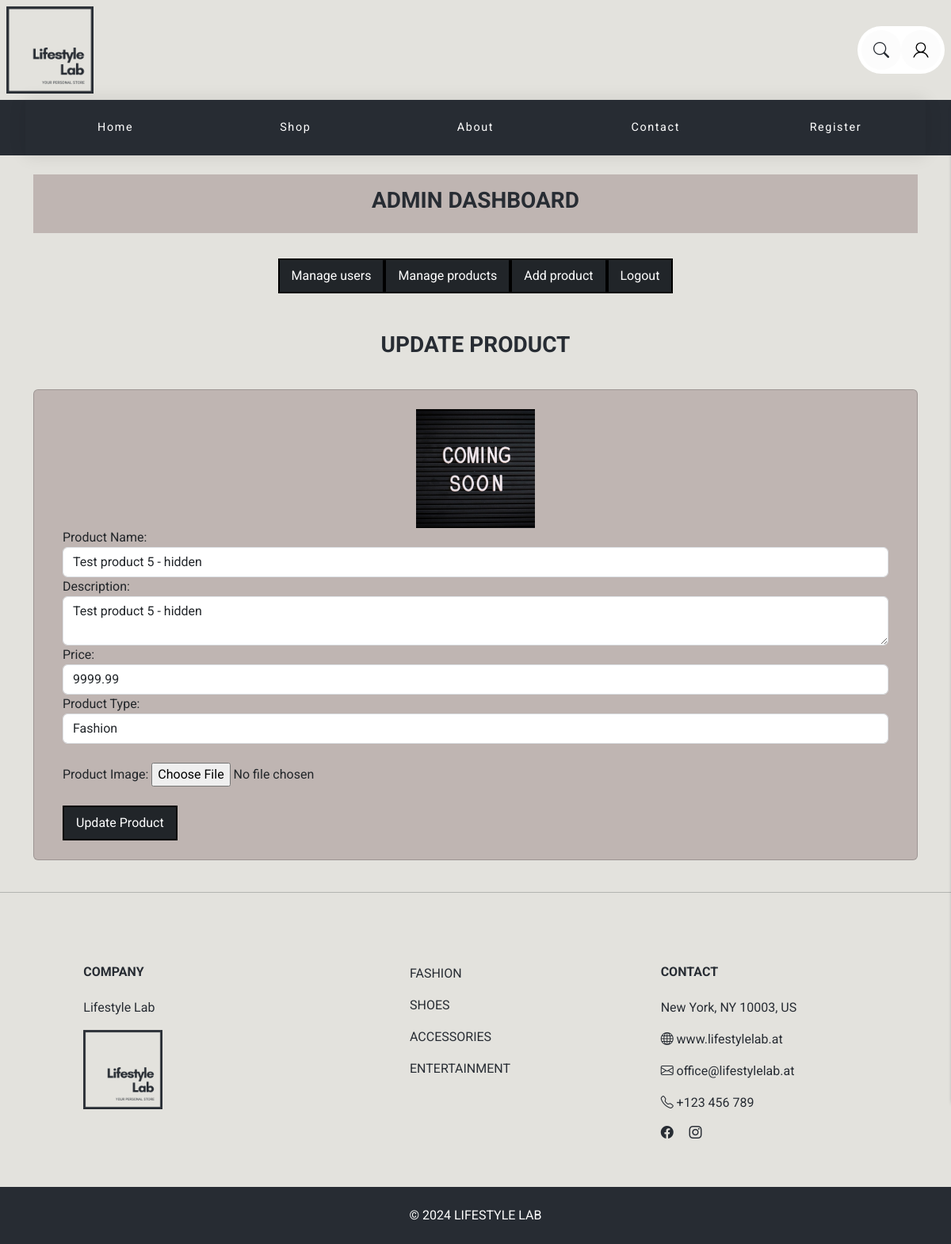
The page /product_update.php?id=5 on the database as committed earlier.
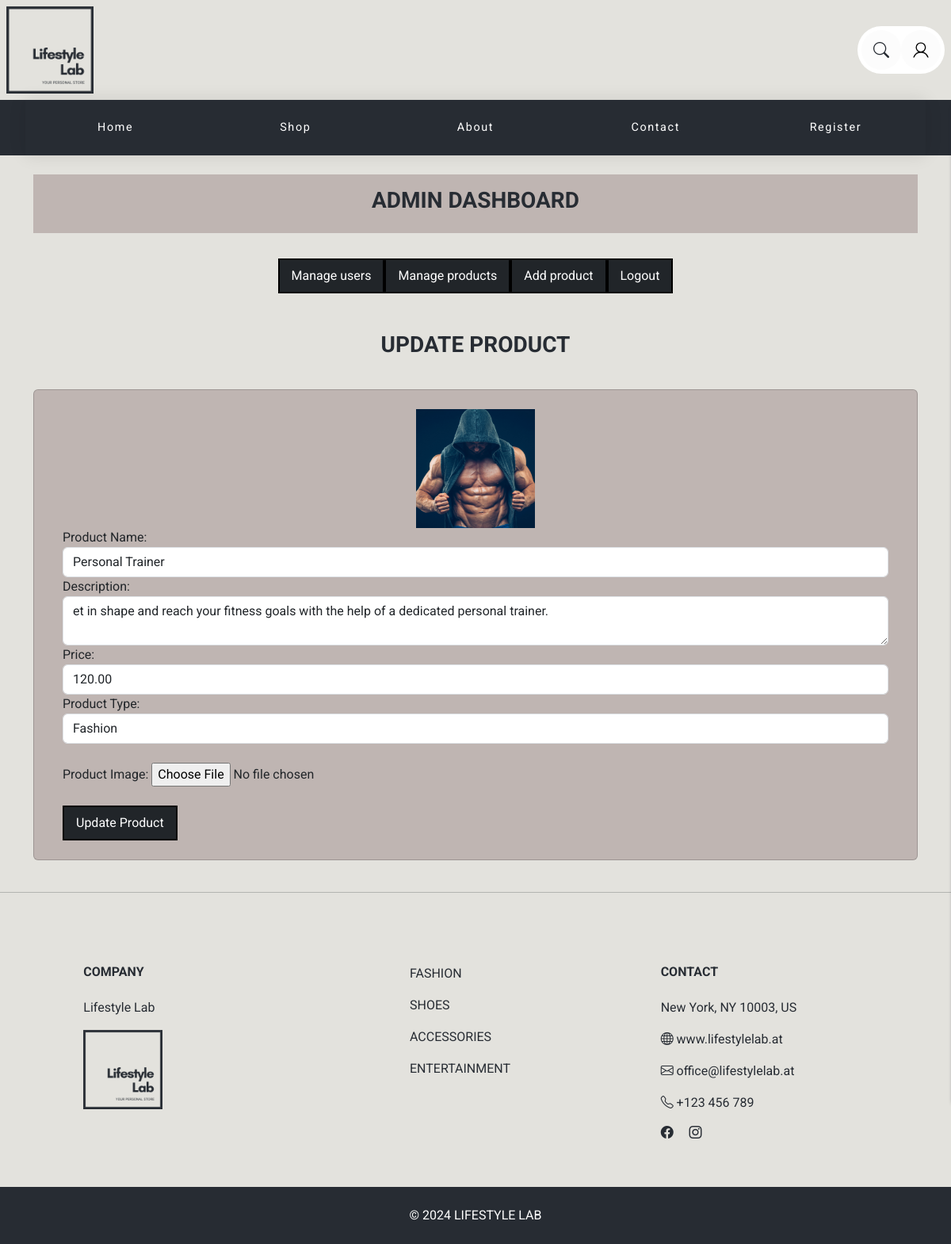
The same page on the database as committed later.
### tables this page shows
CREATE TABLE `product` (
  `id` int(11) NOT NULL,
  `name` varchar(50) NOT NULL,
  `description` varchar(255) DEFAULT NULL,
  `price` decimal(12,2) NOT NULL,
  `img` varchar(255) DEFAULT NULL,
  `fk_type` int(11) DEFAULT NULL,
  `fk_status` int(11) DEFAULT NULL
);

### product_update.php (the view, shortened to what this page needs)
<?php
require_once './php_db/query.php';
$id = $_GET["id"];
$sql = "SELECT * FROM `product` WHERE id = {$id}";
$result = mysqli_query($connect, $sql);
$row = mysqli_fetch_assoc($result);
?>
<!DOCTYPE html>
<html lang="en">
<head>
</head>
<body>
    <?php include '_navbar.php' ?>
    <?php include '_navbardash.php' ?>
    <div class="container mt-4">
        <div class="container text-center p-3 mb-3">
            <h3 class="">UPDATE PRODUCT</h3>
        </div>
        <div class="card container bg-body-custom">
            <div class="container p-4">
                <div class="text-center">
                    <img src="images/product/<?= htmlspecialchars($row["img"]) ?>" alt="Product Image" width="150">
                </div>
                <form method="post" enctype="multipart/form-data">
                    <div class="form-group">
                        <label for="name">Product Name:</label>
                        <input type="text" class="form-control" id="name" placeholder="Product name" name="name" value="<?= htmlspecialchars($row["name"]) ?>" required>
                    </div>
                    <div class="form-group">
                        <label for="description">Description:</label>
                        <textarea class="form-control" id="description" placeholder="Product description" name="description" required><?= htmlspecialchars($row["description"]) ?></textarea>
                    </div>
                    <div class="form-group">
                        <label for="price">Price:</label>
                        <input type="number" class="form-control" id="price" placeholder="Product price" name="price" value="<?= htmlspecialchars($row["price"]) ?>" required step="0.01">
                    </div>
                    <div class="form-group">
                        <label for="type">Product Type:</label>
                        <select class="form-control" id="type" name="type">
                            <option value="1" <?= $row["fk_type"] == 1 ? "selected" : "" ?>>Fashion</option>
                        </select>
                    </div>
                    <br>
                    <div class="form-group">
                        <label for="picture">Product Image:</label>
                        <input type="file" class="form-control-file" id="picture" name="picture">
                    </div>
                    <br>
                    <button class="btn btn-dark" type="submit" name="update">Update Product</button>
                </form>
            </div>
        </div>
    </div>
</body>
</html>

Rows that differ between the two databases and show on the page:
changed product: img: a different picture; name "Test product 5 - hidden" → "Personal Trainer"; description "Test product 5 - hidden" → "et in shape and reach your fitness goals with the help of a dedicated personal trainer."; price "9999.99" → "120.00"; type "Fashion" → (not shown)
Other text that changed with them:
form field type: (not shown) → "Fashion"
